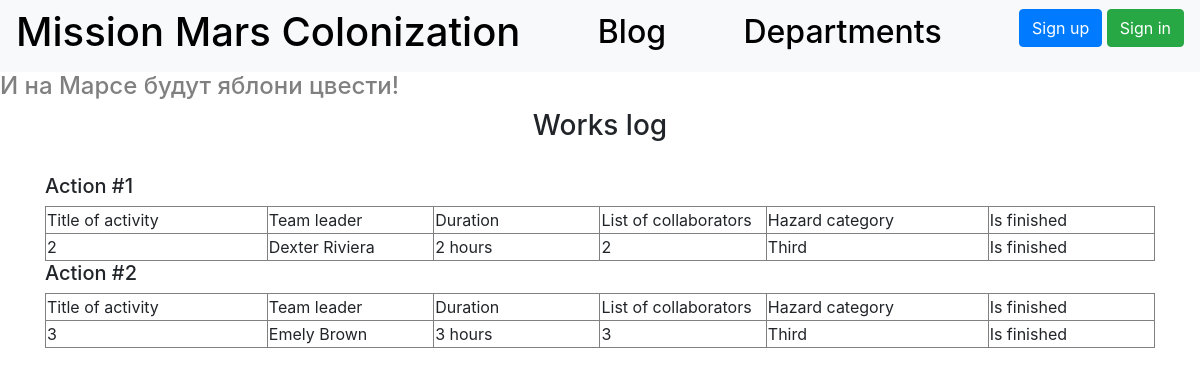
Before: / with the older database file.
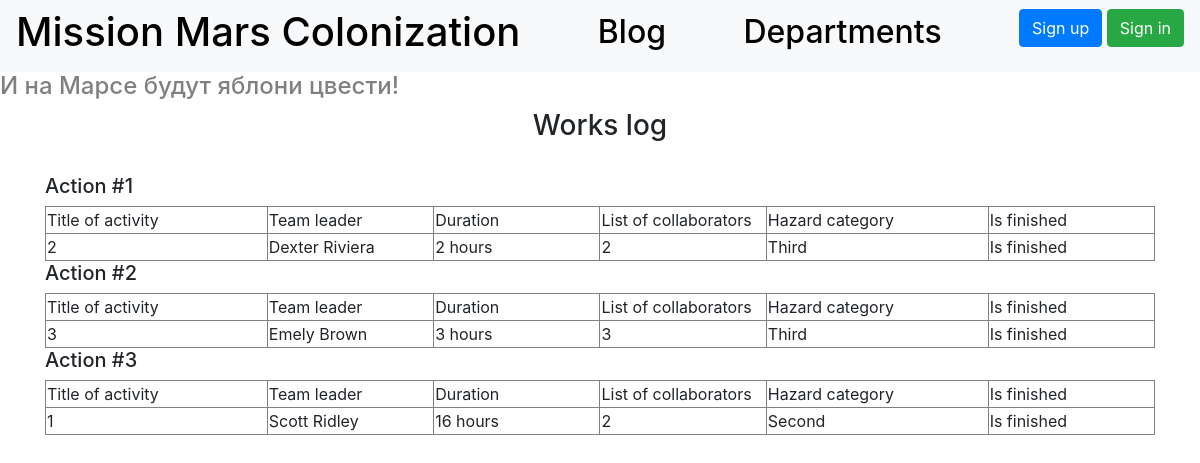
After: the same page with the newer database file.
### data/jobs_model.py (models this page shows)
class Jobs(SqlAlchemyBase):
    __tablename__ = 'jobs'
    id = sqlalchemy.Column(sqlalchemy.Integer,
                           primary_key=True, autoincrement=True)
    team_leader = sqlalchemy.Column(sqlalchemy.Integer, sqlalchemy.ForeignKey("users.id"), nullable=True)
    job = sqlalchemy.Column(sqlalchemy.String, nullable=True)
    work_size = sqlalchemy.Column(sqlalchemy.Integer, nullable=True)
    collaborators = sqlalchemy.Column(sqlalchemy.String, nullable=True)
    start_date = sqlalchemy.Column(sqlalchemy.DateTime, nullable=True)
    end_date = sqlalchemy.Column(sqlalchemy.DateTime, nullable=True)
    is_finished = sqlalchemy.Column(sqlalchemy.Boolean, nullable=True)
    creator = sqlalchemy.Column(sqlalchemy.Integer, nullable=True)
    user = orm.relation('User')
    categories = orm.relation("CategoryJob",
                              secondary="jobs_to_category",
                              backref="jobs")

### data/users_model.py (models this page shows, shortened)
class User(SqlAlchemyBase, UserMixin):
    __tablename__ = 'users'
    id = sqlalchemy.Column(sqlalchemy.Integer,
                           primary_key=True, autoincrement=True)
    surname = sqlalchemy.Column(sqlalchemy.String, nullable=True)
    name = sqlalchemy.Column(sqlalchemy.String, nullable=True)
    age = sqlalchemy.Column(sqlalchemy.Integer, nullable=True)
    position = sqlalchemy.Column(sqlalchemy.String, nullable=True)
    speciality = sqlalchemy.Column(sqlalchemy.String, nullable=True)
    address = sqlalchemy.Column(sqlalchemy.String, nullable=True)
    email = sqlalchemy.Column(sqlalchemy.String, unique=True, nullable=True)
    hashed_password = sqlalchemy.Column(sqlalchemy.String, nullable=True)
    modified_date = sqlalchemy.Column(sqlalchemy.DateTime, default=datetime.datetime.now)
    news = orm.relation("News", back_populates='user')
    jobs = orm.relation("Jobs", back_populates='user')
    deps = orm.relation("Department", back_populates='user')

### data/categories.py (models this page shows)
class CategoryJob(SqlAlchemyBase):
    __tablename__ = 'job_category'
    id = sqlalchemy.Column(sqlalchemy.Integer, primary_key=True,
                           autoincrement=True)
    name = sqlalchemy.Column(sqlalchemy.String, nullable=True)

### main.py (the view)
@app.route("/")
def index():
    session = db_session.create_session()
    jobs = session.query(Jobs).all()
    return render_template("works_log.html", title="Mars Colonization", jobs=jobs)

### data/db_session.py (called while the page is built)
def create_session() -> Session:
    global __factory
    return __factory()

### templates/works_log.html (shortened to what this page needs)
{% extends "base.html" %}
{% block content %}
<h3 align="center">Works log</h3> <br/>
{% for item in jobs%}
<div>
    <h5>Action #{{item.id}}</h5>
    <div>
        <table border="1" width="100%">
           <tr>
               <td width="20%">Title of activity</td>
               <td width="15%">Team leader</td>
               <td width="15%">Duration</td>
               <td width="15%">List of collaborators</td>
               <td width="20%">Hazard category</td>
               <td width="15%">Is finished</td>
           </tr>
            <tr>
               <td>{{item.job}}</td>
               <td>{{item.user.surname}} {{item.user.name}}</td>
               <td>{{item.work_size}} hours</td>
               <td>{{item.collaborators}}</td>
                <td>{{item.categories[0].name}}</td>
               {% if item.is_finished %}
                <td>Is finished</td>
               {% else %}
                <td>Is not finished</td>
               {% endif %}
           </tr>
        </table>
    </div>
</div>
{% endfor %}
{% endblock %}

### templates/base.html (shortened to what this page needs)
<!doctype html>
<html lang="en">
<head>
    <link rel="stylesheet"
          href="https://stackpath.bootstrapcdn.com/bootstrap/4.4.1/css/bootstrap.min.css"
>
</head>
<body>
<header>
    <nav class="navbar navbar-light bg-light">
        <h1><a href="/" style="text-decoration: none; color: black;">Mission Mars Colonization</a></h1>
        <h2><a href="/blog" style="text-decoration: none; color: black;">Blog</a></h2>
        <h2><a href="/departments" style="text-decoration: none; color: black;">Departments</a></h2>
        {% if current_user.is_authenticated %}
            <a class="navbar-brand" href="/logout">{{ current_user.name }}</a>
        {% else %}
            <p>
                <a class="btn btn-primary " href="/register">Sign up</a>
                <a class="btn btn-success" href="/login">Sign in</a>
            </p>
        {% endif %}
    </nav>
</header>
<h4>И на Марсе будут яблони цвести!</h4>
<main role="main" class="container">
    {% block content %}{% endblock %}
</main>
</body>
</html>

### templates/base.html (style rules this page uses)
h4 { color: grey; }

Changed rows visible on the page:
added Jobs: id "3", job "1", user.surname "Scott", user.name "Ridley", work_size "16", collaborators "2", name "Second", is_finished "Is finished"
